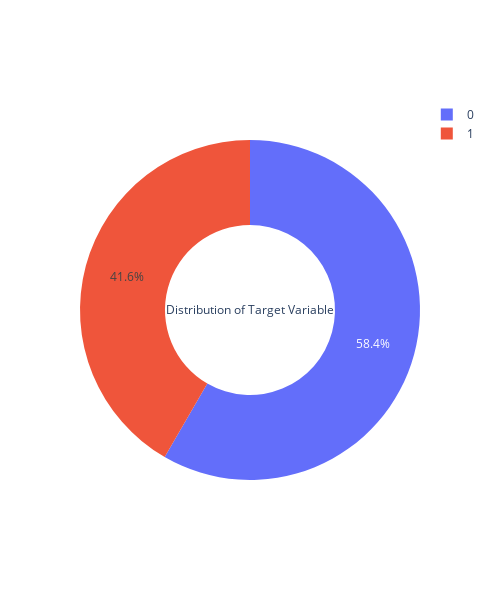

The notebook cell this image was saved under:
### Markdown cell above
EDA PROCESS

### Code cell
#Distribution of Target Values with Pertcentable 
import plotly.graph_objects as go

dis=df1.groupby("has_converted").count_session.count()
dis=dis.reset_index()
dis=dis.rename(columns={"count_session":"Count"})
label=dis['has_converted']
values=dis['Count']
fig=go.Figure(data=[go.Pie(labels=label,values=values,hole=0.5, title="Distribution of Target Variable")])
fig.update_layout(width=500,height=600)
fig.show()

### Figure 1 — Plotly figure (JSON) as saved in the notebook; plotly's stock layout.template omitted (floating-point values rounded to 4 significant figures)
{"data": [{"hole": 0.5, "labels": [0, 1], "title": {"text": "Distribution of Target Variable"}, "type": "pie", "values": [5374, 3833]}], "layout": {"height": 600, "width": 500}}
